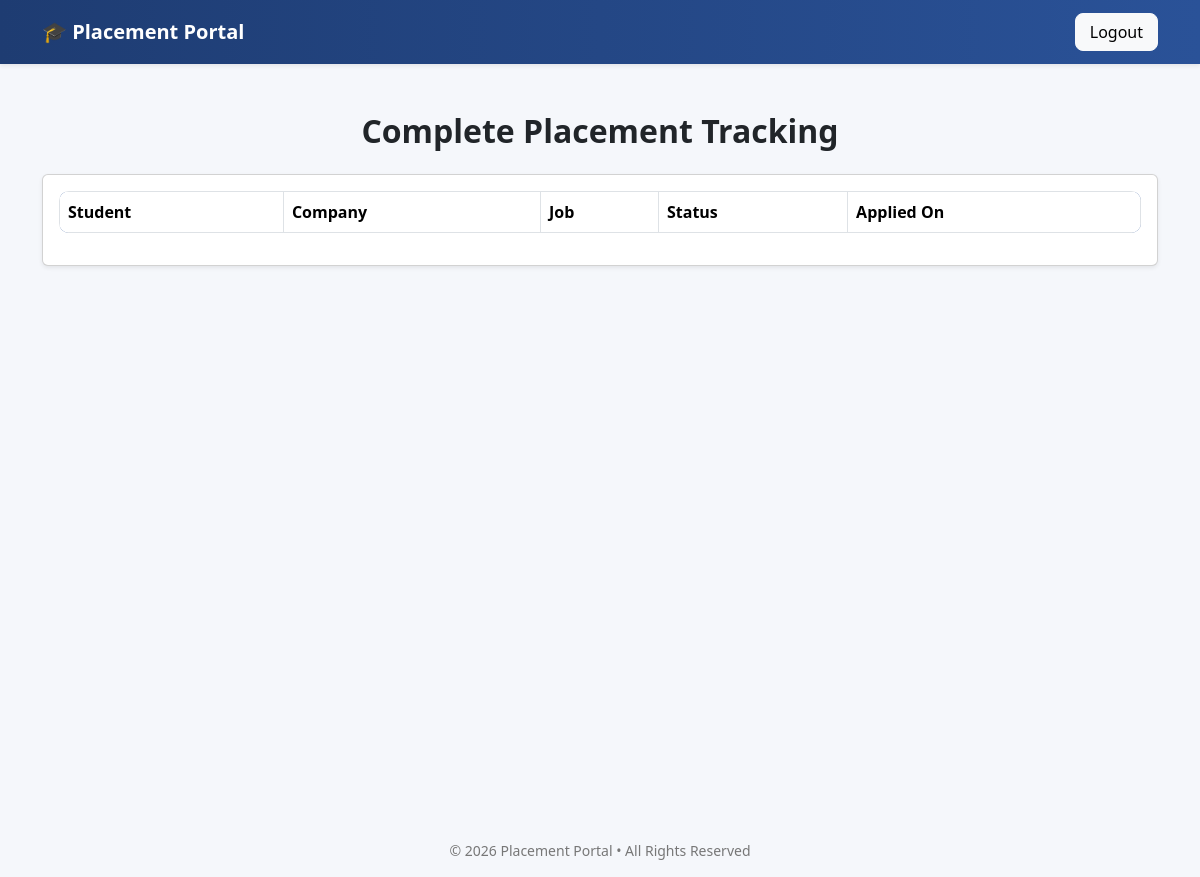
/admin/placement_tracking (signed in), run on an earlier commit of the app's database.
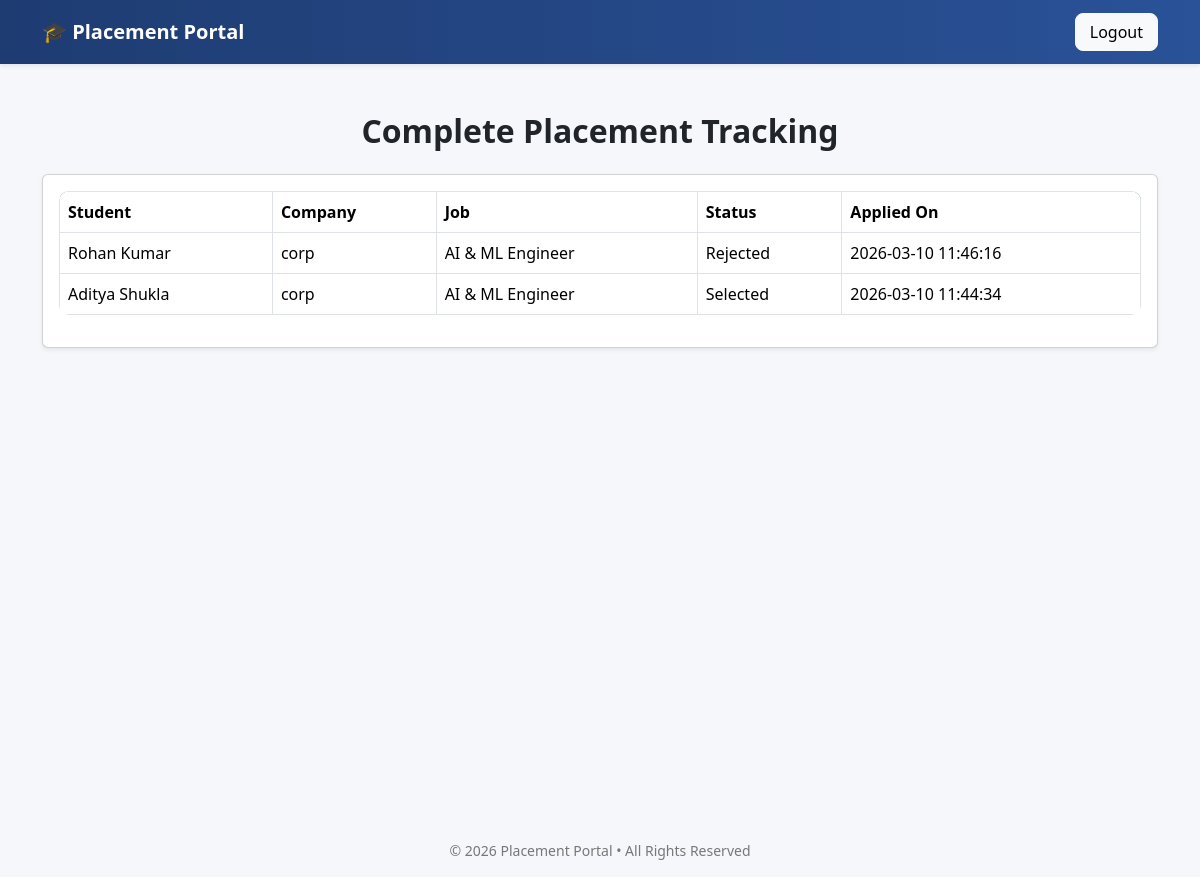
And on a later commit of the database.
### tables this page shows
CREATE TABLE applications(
        id INTEGER PRIMARY KEY AUTOINCREMENT,
        student_id INTEGER NOT NULL,
        job_id INTEGER NOT NULL,
        applied_on TIMESTAMP DEFAULT CURRENT_TIMESTAMP,
        status TEXT CHECK(status in ('Applied','Shortlisted','Selected','Rejected')) DEFAULT 'Applied' NOT NULL,
        UNIQUE(student_id, job_id),
        FOREIGN KEY (student_id) REFERENCES students(id)
        ON DELETE CASCADE 
        ON UPDATE CASCADE,
        FOREIGN KEY (job_id) REFERENCES jobs(id)
        ON DELETE CASCADE 
        ON UPDATE CASCADE
    );

CREATE TABLE students(
        id INTEGER PRIMARY KEY AUTOINCREMENT,
        name TEXT NOT NULL,
        email TEXT UNIQUE NOT NULL,
        age INTEGER NOT NULL,
        gender TEXT CHECK(gender in ('Male','Female','Other')) NOT NULL,
        hashed_password TEXT NOT NULL,
        resume_path TEXT,
        skills TEXT,
        branch TEXT NOT NULL,
        cgpa REAL CHECK(cgpa BETWEEN 0 AND 10) DEFAULT 0,
        is_active INTEGER DEFAULT 1 NOT NULL,
        created_at TIMESTAMP DEFAULT CURRENT_TIMESTAMP
    );

CREATE TABLE companies(
        id INTEGER PRIMARY KEY AUTOINCREMENT,
        company_name TEXT NOT NULL,
        email TEXT UNIQUE NOT NULL,
        hashed_password TEXT NOT NULL,
        hr_contact TEXT NOT NULL,
        website TEXT,
        approval_status TEXT CHECK(approval_status IN ('Pending','Approved','Rejected')) DEFAULT 'Pending' NOT NULL,
        is_blacklisted INTEGER DEFAULT 0 NOT NULL,
        created_at TIMESTAMP DEFAULT CURRENT_TIMESTAMP
    );

CREATE TABLE jobs(
        id INTEGER PRIMARY KEY AUTOINCREMENT,
        company_id INTEGER NOT NULL,
        title TEXT NOT NULL,
        description TEXT NOT NULL,
        eligibility_criteria TEXT NOT NULL,
        deadline TEXT NOT NULL,
        required_skills TEXT,
        experience_required TEXT,
        salary_range TEXT,
        job_type TEXT CHECK(job_type IN ('Full-time','Internship','Contract')) DEFAULT 'Full-time',
        location TEXT,
        status TEXT CHECK(status in ('Pending','Approved','Closed')) DEFAULT 'Pending' NOT NULL,
        created_at TIMESTAMP DEFAULT CURRENT_TIMESTAMP,
        FOREIGN KEY (company_id) REFERENCES companies(id)
        ON DELETE CASCADE
        ON UPDATE CASCADE
    );

### app.py (the view)
@app.route("/admin/placement_tracking") # Admin placement tracking page
@login_required
def placement_tracking():
    if current_user.role != "admin":
        flash("Unauthorized access")
        return redirect(url_for("login"))
    con = sqlite3.connect("placement.db")
    cur = con.cursor()
    cur.execute("""
        SELECT students.name,
               companies.company_name,
               jobs.title,
               applications.status,
               applications.applied_on
        FROM applications
        JOIN students ON applications.student_id = students.id
        JOIN jobs ON applications.job_id = jobs.id
        JOIN companies ON jobs.company_id = companies.id
        ORDER BY applications.applied_on DESC
    """)
    applications = cur.fetchall()
    con.close()
    return render_template("admin_application_tracking.html", applications=applications)

### app.py (called while the page is built)
@login_manager.user_loader # Company user loader page
def load_user(user_id):
    try:
        role, actual_id = user_id.split("-")
        return User(int(actual_id), role)
    except (ValueError, AttributeError):
        return None

### templates/admin_application_tracking.html (shortened to what this page needs)
{% extends "base.html" %}
{% block content %}
<div class="container mt-5">
    <h2 class="mb-4 text-center">Complete Placement Tracking</h2>
    <div class="card shadow-sm">
        <div class="card-body">
            <div class="table-responsive">
                <table class="table table-bordered align-middle">
                    <thead>
                        <tr>
                            <th>Student</th>
                            <th>Company</th>
                            <th>Job</th>
                            <th>Status</th>
                            <th>Applied On</th>
                        </tr>
                    </thead>
                    <tbody>
                        {% for row in applications %}
                        <tr>
                            <td>{{ row[0] }}</td>
                            <td>{{ row[1] }}</td>
                            <td>{{ row[2] }}</td>
                            <td>{{ row[3] }}</td>
                            <td>{{ row[4] }}</td>
                        </tr>
                        {% endfor %}
                    </tbody>
                </table>
            </div>
        </div>
    </div>
</div>
{% endblock %}

What changed in the data, as far as the page shows it:
added applications: name "Rohan Kumar", company_name "corp", title "AI & ML Engineer", status "Rejected", applied_on "2026-03-10 11:46:16"
added applications: name "Aditya Shukla", company_name "corp", title "AI & ML Engineer", status "Selected", applied_on "2026-03-10 11:44:34"
